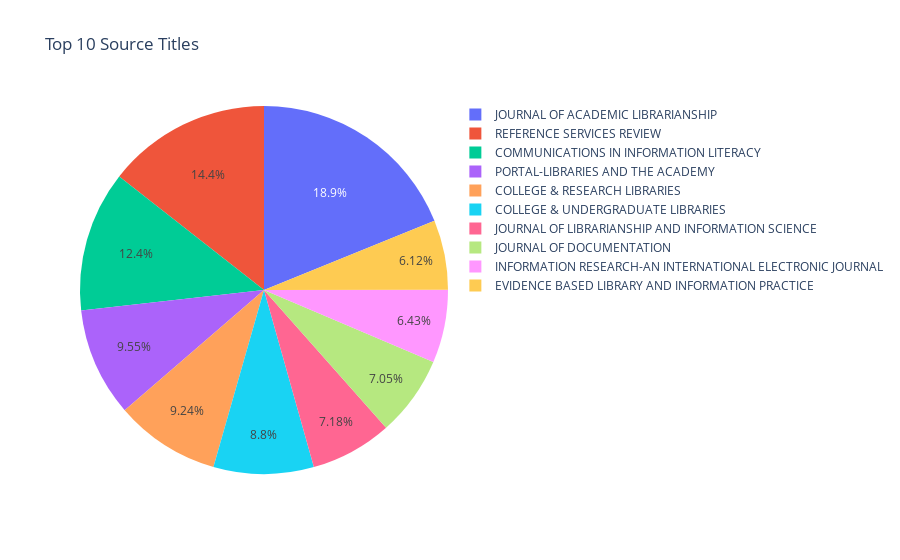

The notebook cell saved with this chart:
### Code cell
# This is a top-10 solution.
fig6 = px.pie(top_10_frequency, values='Frequency', names='Source Title', title='Top 10 Source Titles')
fig6.show()

### Figure 1 — Plotly figure (JSON) as saved in the notebook; plotly's stock layout.template omitted (floating-point values rounded to 4 significant figures)
{"data": [{"domain": {"x": [0, 1], "y": [0, 1]}, "hovertemplate": "Source Title=%{label}<br>Frequency=%{value}<extra></extra>", "labels": ["JOURNAL OF ACADEMIC LIBRARIANSHIP", "REFERENCE SERVICES REVIEW", "COMMUNICATIONS IN INFORMATION LITERACY", "PORTAL-LIBRARIES AND THE ACADEMY", "COLLEGE & RESEARCH LIBRARIES", "COLLEGE & UNDERGRADUATE LIBRARIES", "JOURNAL OF LIBRARIANSHIP AND INFORMATION SCIENCE", "JOURNAL OF DOCUMENTATION", "INFORMATION RESEARCH-AN INTERNATIONAL ELECTRONIC JOURNAL", "EVIDENCE BASED LIBRARY AND INFORMATION PRACTICE"], "legendgroup": "", "name": "", "showlegend": true, "type": "pie", "values": [302, 231, 198, 153, 148, 141, 115, 113, 103, 98]}], "layout": {"legend": {"tracegroupgap": 0}, "title": {"text": "Top 10 Source Titles"}}}
